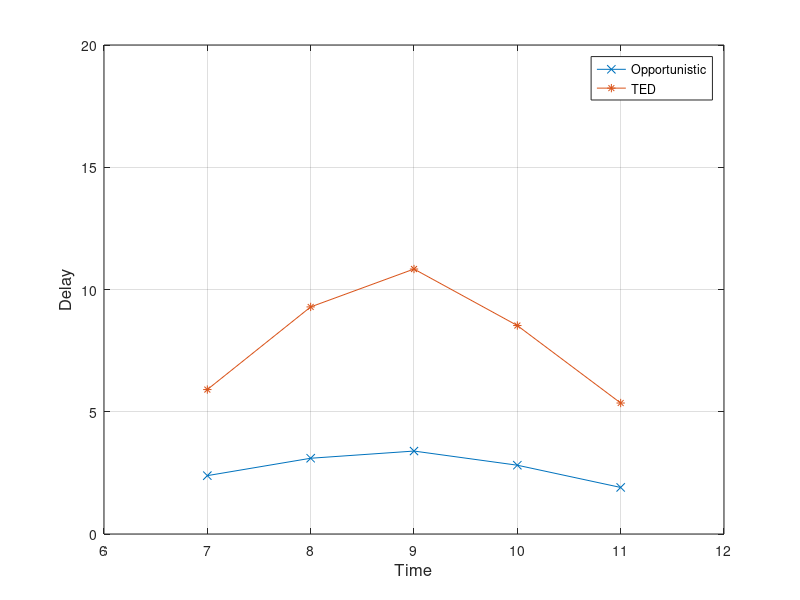

Recreate this plot in MATLAB.
x=[7 8 9 10 11]
y=[2.3873 3.0984 3.3923 2.8136 1.9045]
y1=[5.907324 9.287798 10.837441 8.526082 5.356769]
plot(x, y, '-x', x, y1, '-*')
axis([6 12 0 20])
xlabel('Time', 'fontsize',12)
ylabel('Delay','fontsize',12)
legend('Opportunistic', 'TED')
grid on
%set(h, 'Box', 'on')
